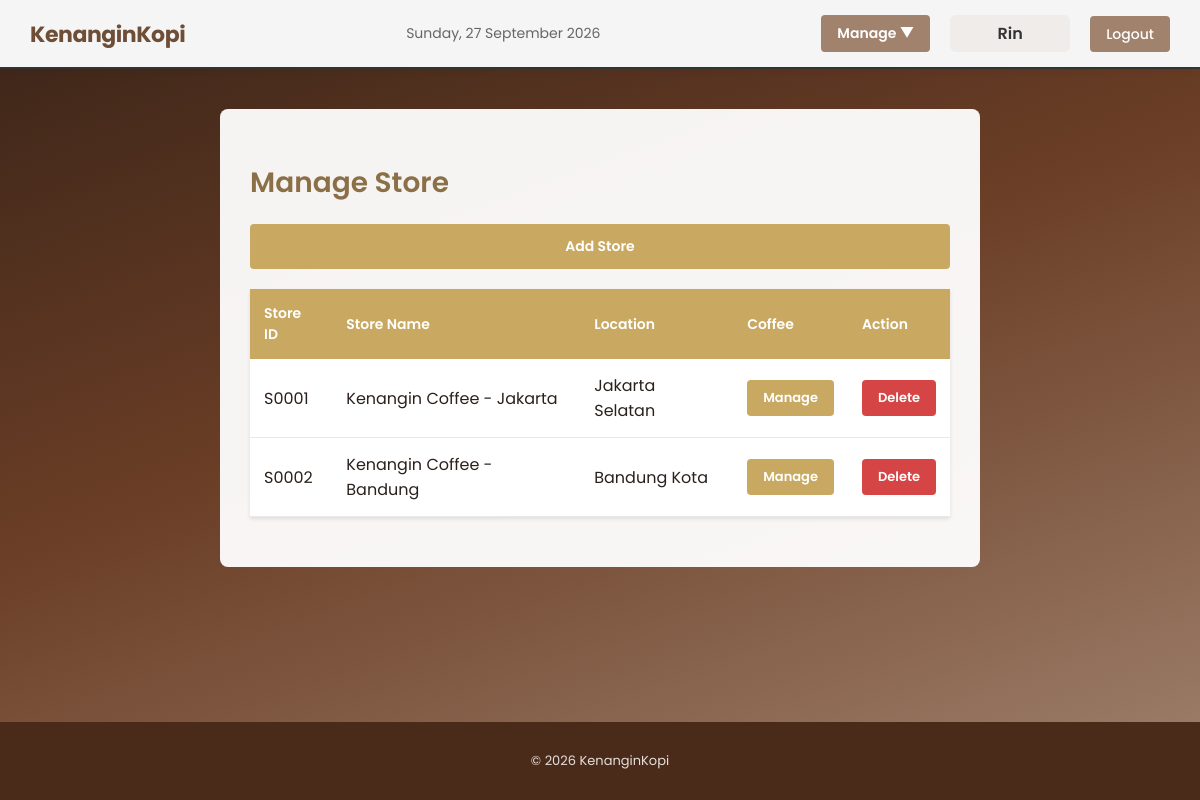
Screenshot of /admin/manage_stores.php (signed in) with the database file from the repository.
### tables this page shows
CREATE TABLE users (
  UserID char(5) NOT NULL,
  UserFullName varchar(50) NOT NULL,
  UserName varchar(50) NOT NULL,
  UserEmail varchar(50) NOT NULL,
  UserPassword varchar(100) NOT NULL,
  UserRole char(6) NOT NULL DEFAULT 'User'
);

CREATE TABLE store (
  StoreID char(5) NOT NULL,
  StoreName varchar(50) NOT NULL,
  StoreLocation varchar(100) NOT NULL
);

### admin/manage_stores.php (the view, shortened to what this page needs)
<?php
require_once __DIR__ . '/../inc/db.php';
$stmt = $mysqli->prepare("SELECT StoreID, StoreName, StoreLocation FROM store ORDER BY StoreID ASC");
$stmt->execute();
$res = $stmt->get_result();
$page_css = '../assets/css/manage_stores.css';
require_once __DIR__ . '/../inc/header.php';
?>
<main class="admin-container">
<h2>Manage Store</h2>
<a href="add_store.php" class="btn btn-add">Add Store</a>
<table class="admin-table">
  <thead>
    <tr>
      <th>Store ID</th>
      <th>Store Name</th>
      <th>Location</th>
      <th>Coffee</th>
      <th>Action</th>
    </tr>
  </thead>
  <tbody>
  <?php while ($s = $res->fetch_assoc()): ?>
    <tr>
      <td><?=htmlspecialchars($s['StoreID'])?></td>
      <td><?=htmlspecialchars($s['StoreName'])?></td>
      <td><?=htmlspecialchars($s['StoreLocation'])?></td>
      <td><a href="manage_coffee.php?store=<?=urlencode($s['StoreID'])?>" class="btn btn-manage">Manage</a></td>
      <td>
        <form method="post" style="display:inline;" onsubmit="return confirm('Delete this store?');">
          <button type="submit" name="delete_store" class="btn btn-delete">Delete</button>
        </form>
      </td>
    </tr>
  <?php endwhile; ?>
  </tbody>
</table>
</main>
<?php require_once __DIR__ . '/../inc/footer.php'; ?>

### inc/header.php (shortened to what this page needs)
<?php
require_once __DIR__ . '/db.php';
$base_path = (strpos($_SERVER['REQUEST_URI'], '/admin/') !== false) ? '../' : '';
$user = null;
if (!empty($_SESSION['user_id'])) {
    $stmt = $mysqli->prepare("SELECT UserID, UserFullName, UserName, UserEmail, UserRole FROM Users WHERE UserID = ?");
    $stmt->bind_param("s", $_SESSION['user_id']);
    $stmt->execute();
    $user_res = $stmt->get_result();
    $user = $user_res->fetch_assoc();
}
$today = date('l, d F Y');
?>
<!doctype html>
<html>
<head>
  <link rel="stylesheet" href="<?=$base_path?>assets/css/base.css">
  <?php if (isset($page_css)): ?>
  <link rel="stylesheet" href="<?=$page_css?>">
  <?php endif; ?>
</head>
<body>
  <header class="main-header">
    <div class="brand"><a href="<?=$base_path?>index.php">KenanginKopi</a></div>
    <div class="date"><?=$today?></div>
    <nav>
      <ul>
        <?php if (!$user): ?>
          <li><a href="<?=$base_path?>login.php">Login</a></li>
        <?php elseif ($user['UserRole'] === 'Admin'): ?>
          <li class="dropdown">
            <button class="dropdown-btn">Manage ▼</button>
          </li>
          <li><span class="user-name"><?=htmlspecialchars($user['UserName'])?></span></li>
          <li><a href="<?=$base_path?>logout.php" class="logout-btn">Logout</a></li>
        <?php endif; ?>
      </ul>
    </nav>
  </header>
  <main class="container">

### assets/css/base.css (style rules this page uses)
:root { --accent: #6b3e26; --accent-dark: #4a2a19; --accent-light: #a0826d; --cream: #f7f1ea; --text: #2b211c; --muted: #7a6f68; --danger: #c0392b; --success: #2e7d32; --radius: 12px; }
* { box-sizing: border-box; }
html, body { height: 100%; }
body { font-family: 'Poppins', Inter, ui-sans-serif, system-ui, Arial, Helvetica, sans-serif; margin: 0; color: var(--text); display: flex; flex-direction: column; min-height: 100vh; background: linear-gradient(160deg, #3a2418 0%, #6b3e26 45%, #a0826d 100%); background-attachment: fixed; }
.container { padding: 20px; max-width: 800px; margin: 0 auto; width: 100%; flex: 1 0 auto; }
.main-header { display: flex; align-items: center; justify-content: space-between; padding: 14px 24px; background: rgba(255, 255, 255, 0.92); border-bottom: 1px solid #ecdfd3; backdrop-filter: blur(6px); position: sticky; top: 0; z-index: 10; box-shadow: 0 2px 8px rgba(0,0,0,0.06); }
.brand a { font-size: 22px; color: var(--accent); text-decoration: none; font-weight: 700; letter-spacing: -0.02em; }
nav ul { list-style: none; margin: 0; padding: 0; display: flex; gap: 8px; align-items: center; }
nav li { border-radius: 8px; }
nav a { color: var(--text); text-decoration: none; padding: 8px 12px; border-radius: 8px; font-weight: 500; transition: background 0.15s ease, color 0.15s ease; }
.date { color: var(--muted); font-size: 13px; }
h2 { color: var(--accent-dark); }
button, input[type="submit"], .btn { background: var(--accent); color: #fff; border: none; padding: 9px 16px; border-radius: 8px; cursor: pointer; font-family: inherit; font-weight: 600; font-size: 14px; transition: background 0.15s ease, transform 0.1s ease, box-shadow 0.15s ease; }

### assets/css/manage_stores.css (style rules this page uses)
.admin-container { padding: 30px; max-width: 1200px; margin: 20px auto; background: rgba(255, 255, 255, 0.95); border-radius: 8px; }
h2 { color: #8b6f47; margin-bottom: 20px; font-size: 28px; font-weight: 600; }
.btn-add { display: block; padding: 12px 20px; margin-bottom: 20px; text-decoration: none; color: #fff; border-radius: 4px; background: #c9a961; font-weight: 600; text-align: center; border: none; cursor: pointer; font-size: 14px; }
.admin-table { width: 100%; border-collapse: collapse; margin: 20px 0; box-shadow: 0 2px 4px rgba(0,0,0,0.1); }
.admin-table th { background: #c9a961; padding: 14px; text-align: left; font-weight: 600; color: #fff; font-size: 14px; }
.admin-table td { padding: 14px; border-bottom: 1px solid #e8e8e8; background: #fff; }
.btn-manage { display: inline-block; padding: 8px 16px; text-decoration: none; color: #fff; border-radius: 4px; background: #c9a961; font-weight: 600; border: none; cursor: pointer; font-size: 13px; }
.btn-delete { display: inline-block; padding: 8px 16px; text-decoration: none; color: #fff; border-radius: 4px; background: #d64545; font-weight: 600; border: none; cursor: pointer; font-size: 13px; }

### inc/header.php (style rules this page uses)
.main-header { display: flex; justify-content: space-between; align-items: center; padding: 15px 30px; background: #f5f5f5; border-bottom: 2px solid #333; }
.brand { font-size: 24px; font-weight: bold; color: #6f4e37; }
.brand a { text-decoration: none; color: #6f4e37; }
.date { color: #666; font-size: 14px; }
nav ul { display: flex; gap: 20px; list-style: none; margin: 0; padding: 0; align-items: center; }
nav a, nav button { text-decoration: none; color: #333; font-size: 14px; padding: 8px 12px; }
.dropdown { position: relative; display: inline-block; }
.dropdown-btn { background: #a0826d; color: white; padding: 8px 16px; border: none; border-radius: 4px; cursor: pointer; font-size: 14px; }
.logout-btn { background: #a0826d; color: white; padding: 8px 16px; border: none; border-radius: 4px; cursor: pointer; font-size: 14px; text-decoration: none; }
.user-name { color: #333; font-size: 16px; font-weight: 600; padding: 6px 10px; background: rgba(160,128,109,0.08); border-radius: 6px; min-width: 120px; text-align: center; display: inline-block; }

### rows the page displays
users: UserName "Rin"
store: StoreID "S0001", StoreName "Kenangin Coffee - Jakarta", StoreLocation "Jakarta Selatan"
store: StoreID "S0002", StoreName "Kenangin Coffee - Bandung", StoreLocation "Bandung Kota"
